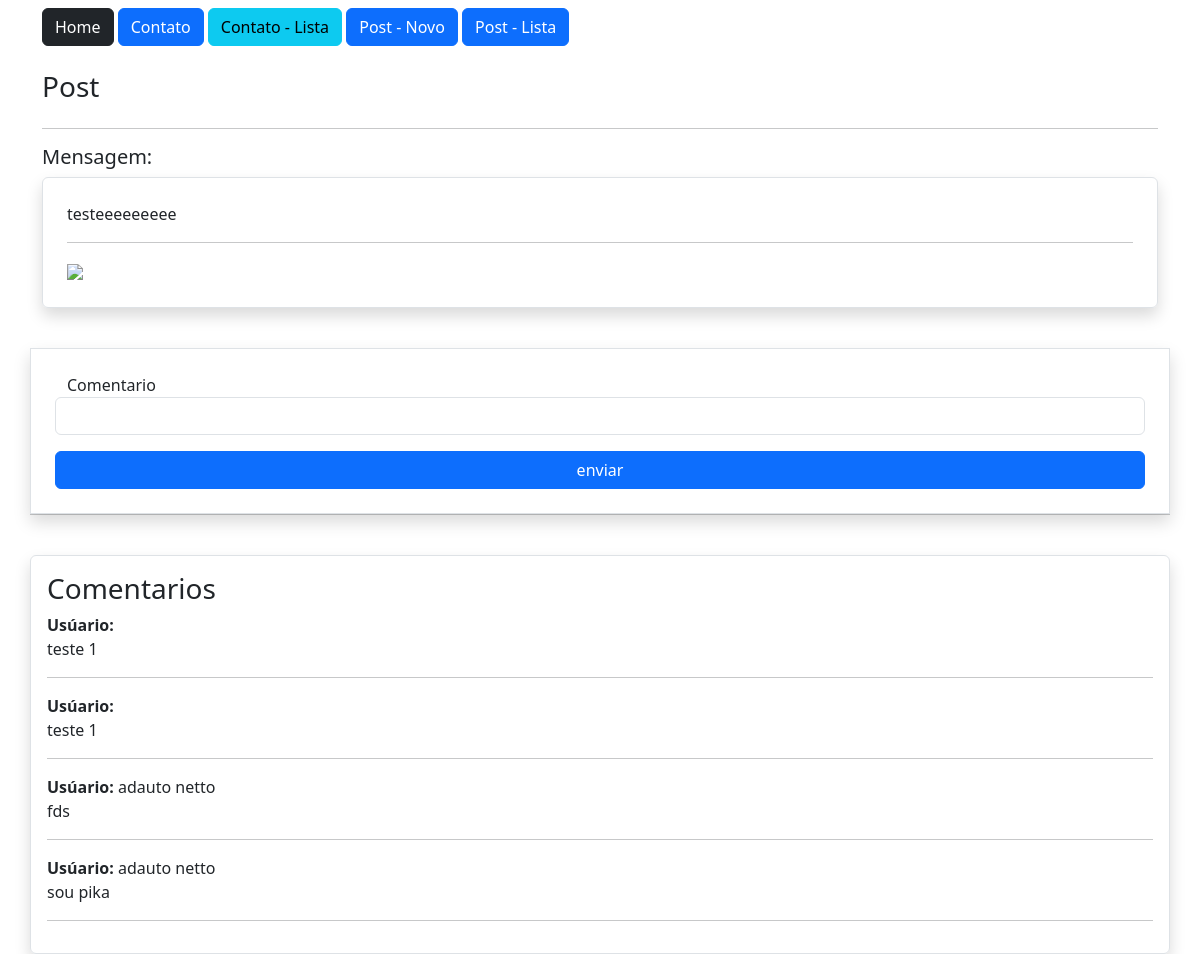
The app's page /post/1 (signed in) with its own data.
### estudo/models.py (models this page shows, shortened)
class Post(db.Model):
    id = db.Column(db.Integer, primary_key=True)
    data_criacao = db.Column(db.DateTime, default=datetime.utcnow())
    mensagem = db.Column(db.String, nullable=True)
    imagem = db.Column(db.String, nullable=True, default='default.png')
    user_id = db.Column(db.Integer, db.ForeignKey('user.id'), nullable =True)
    comentarios = db.relationship('PostComentarios', backref='post', lazy=True)

class PostComentarios(db.Model):
    id = db.Column(db.Integer, primary_key=True)
    data_criacao = db.Column(db.DateTime, default=datetime.utcnow())
    comentario = db.Column(db.String, nullable=True)
    user_id = db.Column(db.Integer, db.ForeignKey('user.id'), nullable =True)
    post_id = db.Column(db.Integer, db.ForeignKey('post.id'), nullable =True)

class User (db.Model, UserMixin):
    id = db.Column(db.Integer, primary_key=True)
    nome = db.Column(db.String, nullable=True)
    sobrenome = db.Column(db.String, nullable=True)
    email = db.Column(db.String, nullable=True)
    senha = db.Column(db.String, nullable=True)
    posts = db.relationship('Post', backref='user', lazy=True)
    post_comentarios = db.relationship('PostComentarios', backref='user', lazy=True)

### estudo/views.py (the view)
@app.route('/post/<int:id>', methods=['GET', 'POST'])
@login_required
def PostDetail(id):
    post = Post.query.get(id)
    form = PostComentarioForm()
    if form.validate_on_submit():
        form.save(current_user.id, id)
        return redirect(url_for('PostDetail', id=id))
    return render_template('post.html', post=post, form=form)

### estudo/forms.py (shortened to what this page needs)
class PostComentarioForm(FlaskForm):
        comentario = StringField('Comentario', validators=[DataRequired()])
        btnSubmit = SubmitField('enviar')

### estudo/models.py (called while the page is built)
@login_manager.user_loader
def load_user(user_id):
    return User.query.get(user_id)

### estudo/templates/post.html (shortened to what this page needs)
{% extends 'base.html' %}
{% block content %}
        <div class="container">
            {% include 'nav.html' %}
            <div class="row mt-4 ">
                <h3>Post</h3>
            </div>
            <hr>
            <div class="row">
                <div class="col-12">
                    <h5>Mensagem:</h5>
                    <div class="col-12 border rounded p-4 shadow">
                        {{post.mensagem}}
                        <hr>
                        <img src="{{ url_for('static', filename='data/post/{}'.format(post.imagem) ) }} " style="max-width: 300px;">
                    </div>
                </div>
                <div class="col-12 mt-3">
                    <form action="" method="post" class="row mt-4 p-4 rounde border shadow">
                        {{ form.comentario.label() }}
                        {{ form.comentario(class="form-control") }}
                        {{ form.btnSubmit(class="btn btn-primary col-12 mt-3") }}
                    </form>
                </div>
                <hr>
                <div class="col-12 mt-4 border rounded shadow p-3">
                    <h3>Comentarios</h3>
                    {% for c in post.comentarios %}
                    <p>
                        <b>Usúario: </b>  {{ c.user.nome }} {{ c.user.sobrenome }} <br>
                        {{c.comentario}}
                    </p>
                    <hr>
                    {% endfor %}
                </div>
            </div>
        </div>
{% endblock %}

### records on screen
Post: mensagem "testeeeeeeeee"
PostComentarios: comentario "teste 1"
PostComentarios: comentario "teste 1"
PostComentarios: user.nome "adauto", user.sobrenome "netto", comentario "fds"
PostComentarios: user.nome "adauto", user.sobrenome "netto", comentario "sou pika"
